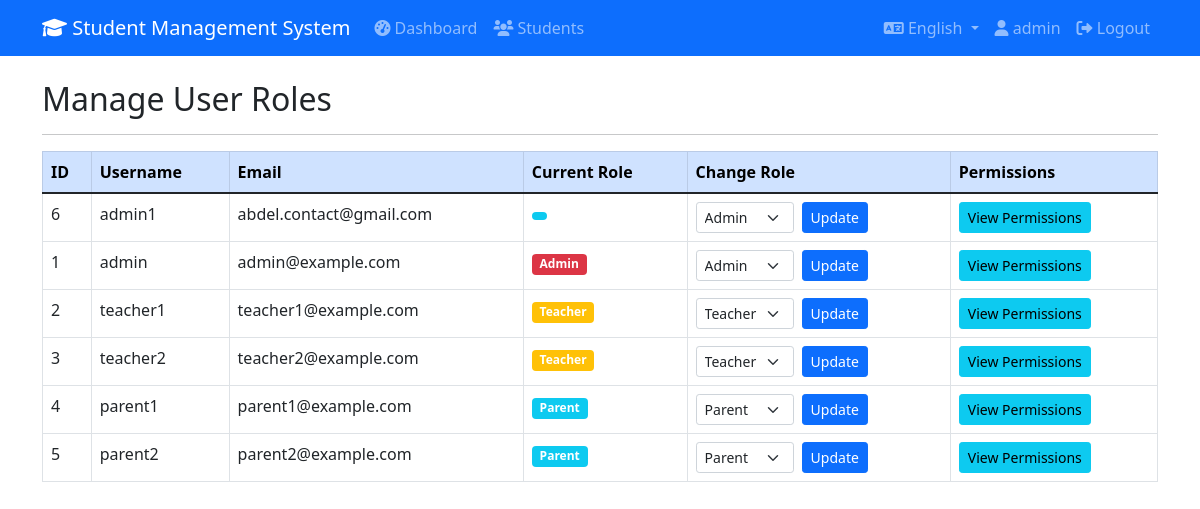
Screenshot of /admin/manage_roles.php (signed in) with the database file from the repository.
### tables this page shows
CREATE TABLE `users` (
  `id` int(11) NOT NULL,
  `username` varchar(50) NOT NULL,
  `email` varchar(100) NOT NULL,
  `password` varchar(255) NOT NULL,
  `role` enum('admin','teacher','student','parent') DEFAULT 'student',
  `profile_picture` varchar(255) DEFAULT NULL,
  `reset_token` varchar(64) DEFAULT NULL,
  `reset_expires` datetime DEFAULT NULL,
  `last_login` datetime DEFAULT NULL,
  `created_at` timestamp NOT NULL DEFAULT current_timestamp()
);

### config/config.php (called while the page is built, shortened)
<?php
require_once APP_ROOT . '/config/database.php';
$default_lang = 'en';
$current_lang = isset($_SESSION['lang']) ? $_SESSION['lang'] : $default_lang;
?>

### lang/en.php (called while the page is built)
<?php
$lang = [
    'signup' => 'Sign Up',
    'confirm_password' => 'Confirm Password',
    'already_have_account' => 'Already have an account?',
    'username_required' => 'Username is required',
    'email_required' => 'Email is required',
    'email_invalid' => 'Please enter a valid email address',
    'password_required' => 'Password is required',
    'password_min_length' => 'Password must be at least 6 characters',
    'password_mismatch' => 'Passwords do not match',
    'username_exists' => 'Username already exists',
    'email_exists' => 'Email already exists',
    'registration_success' => 'Registration successful! Please login.',
    'registration_failed' => 'Registration failed. Please try again.',
    'password_hint' => 'Minimum 6 characters',
    'dont_have_account' => "Don't have an account?",
    'login' => 'Login',
    'forgot_password' => 'Forgot Password?',
    'reset_password' => 'Reset Password',
    'view_all' => 'View All Students',
    'quick_actions' => 'Quick Actions',
    'export_excel' => 'Export to Excel',
    'export_pdf' => 'Export to PDF',
    'statistics' => 'Statistics',
    'new_this_month' => 'New This Month',
    'invalid_credentials' => 'Invalid username or password!',
    'welcome_back' => 'Welcome back, %s!',
];
?>

### app/models/User.php (called while the page is built, shortened)
<?php
require_once APP_ROOT . '/config/database.php';
class User {
    private $conn;
    private $table = 'users';
    public function __construct() {
        $database = new Database();
        $this->conn = $database->getConnection();
    }
    public function readAll() {
        $query = "SELECT * FROM " . $this->table . " ORDER BY created_at DESC";
        $stmt = $this->conn->prepare($query);
        $stmt->execute();
        return $stmt;
    }
}
?>

### config/database.php (called while the page is built, shortened)
<?php
class Database {
    private $host = "localhost";
    private $db_name = "student_management";
    private $username = "root";
    private $password = "";
    public function getConnection() {
        $this->conn = null;
        try {
            $this->conn = new PDO(
                "mysql:host=" . $this->host . ";dbname=" . $this->db_name,
                $this->username,
                $this->password
            );
            $this->conn->setAttribute(PDO::ATTR_ERRMODE, PDO::ERRMODE_EXCEPTION);
            $this->conn->exec("set names utf8");
        } catch(PDOException $e) {
            echo "Connection error: " . $e->getMessage();
        }
        return $this->conn;
    }
}
?>

### admin/manage_roles.php (the view, shortened to what this page needs)
<?php
require_once '../config/config.php';
require_once APP_ROOT . '/app/models/User.php';
$userModel = new User();
$users = $userModel->readAll();
?>
<?php include '../app/views/layout/header.php'; ?>
<?php include '../app/views/layout/navbar.php'; ?>
<div class="row">
    <div class="col-md-12">
        <h2>Manage User Roles</h2>
        <hr>
        <div class="table-responsive">
            <table class="table table-bordered">
                <thead class="table-primary">
                    <tr>
                        <th>ID</th>
                        <th>Username</th>
                        <th>Email</th>
                        <th>Current Role</th>
                        <th>Change Role</th>
                        <th>Permissions</th>
                    </tr>
                </thead>
                <tbody>
                    <?php while ($user = $users->fetch(PDO::FETCH_ASSOC)): ?>
                    <tr>
                        <td><?php echo $user['id']; ?></td>
                        <td><?php echo htmlspecialchars($user['username']); ?></td>
                        <td><?php echo htmlspecialchars($user['email']); ?></td>
                        <td>
                            <span class="badge bg-<?php
                                echo $user['role'] == 'admin' ? 'danger' :
                                    ($user['role'] == 'teacher' ? 'warning' : 'info');
                            ?>">
                                <?php echo ucfirst($user['role']); ?>
                            </span>
                        </td>
                        <td>
                            <form method="POST" class="d-flex">
                                <select name="role" class="form-select form-select-sm me-2" style="width: auto;">
                                    <option value="admin" <?php echo $user['role'] == 'admin' ? 'selected' : ''; ?>>Admin</option>
                                    <option value="teacher" <?php echo $user['role'] == 'teacher' ? 'selected' : ''; ?>>Teacher</option>
                                    <option value="parent" <?php echo $user['role'] == 'parent' ? 'selected' : ''; ?>>Parent</option>
                                </select>
                                <button type="submit" name="update_role" class="btn btn-sm btn-primary">Update</button>
                            </form>
                        </td>
                        <td>
                            <button type="button" class="btn btn-sm btn-info"
                                    onclick="showPermissions('<?php echo $user['role']; ?>')">
                                View Permissions
                            </button>
                        </td>
                    </tr>
                    <?php endwhile; ?>
                </tbody>
            </table>
        </div>
    </div>
</div>
<?php include '../app/views/layout/footer.php'; ?>

### app/views/layout/header.php (shortened to what this page needs)
<!DOCTYPE html>
<html lang="<?php echo $current_lang ?? 'en'; ?>" dir="<?php echo ($current_lang ?? 'en') == 'ar' ? 'rtl' : 'ltr'; ?>">
<head>
    <link href="https://cdn.jsdelivr.net/npm/bootstrap@5.1.3/dist/css/bootstrap.min.css" rel="stylesheet">
    <link rel="stylesheet" href="https://cdnjs.cloudflare.com/ajax/libs/font-awesome/6.0.0/css/all.min.css">
</head>
<body>

### app/views/layout/navbar.php (shortened to what this page needs)
<nav class="navbar navbar-expand-lg navbar-dark bg-primary">
    <div class="container">
        <a class="navbar-brand" href="<?php echo APP_URL; ?>/index.php">
    <i class="fas fa-graduation-cap"></i>
    <?php echo $lang['app_name'] ?? 'Student Management System'; ?>
</a>
        <div class="collapse navbar-collapse" id="navbarNav">
            <ul class="navbar-nav me-auto">
                <?php if(isset($_SESSION['user_id'])): ?>
                <li class="nav-item">
                    <a class="nav-link" href="<?php echo APP_URL; ?>/app/views/dashboard/index.php">
                        <i class="fas fa-tachometer-alt"></i> <?php echo $lang['dashboard'] ?? 'Dashboard'; ?>
                    </a>
                </li>
                <li class="nav-item">
                    <a class="nav-link" href="<?php echo APP_URL; ?>/app/views/students/index.php">
                        <i class="fas fa-users"></i> <?php echo $lang['students'] ?? 'Students'; ?>
                    </a>
                </li>
                <?php endif; ?>
            </ul>
            <ul class="navbar-nav">
                <li class="nav-item dropdown">
                    <a class="nav-link dropdown-toggle" href="#" id="languageDropdown" role="button" data-bs-toggle="dropdown">
                        <i class="fas fa-language"></i> <?php echo ($current_lang ?? 'en') == 'ar' ? 'العربية' : 'English'; ?>
                    </a>
                </li>
                <?php if(isset($_SESSION['user_id'])): ?>
                <li class="nav-item">
                    <span class="nav-link">
                        <i class="fas fa-user"></i> <?php echo $_SESSION['username'] ?? 'User'; ?>
                    </span>
                </li>
                <li class="nav-item">
                    <a class="nav-link" href="<?php echo APP_URL; ?>/logout.php">
                        <i class="fas fa-sign-out-alt"></i> <?php echo $lang['logout'] ?? 'Logout'; ?>
                    </a>
                </li>
                <?php endif; ?>
            </ul>
        </div>
    </div>
</nav>
<div class="container mt-4">

### app/views/layout/footer.php (shortened to what this page needs)
</div>
</body>
</html>

### rows the page displays
users: id "6", username "admin1", email "abdel.contact@gmail.com"
users: id "1", username "admin", email "admin@example.com", role "Admin"
users: id "2", username "teacher1", email "teacher1@example.com", role "Teacher"
users: id "3", username "teacher2", email "teacher2@example.com", role "Teacher"
users: id "4", username "parent1", email "parent1@example.com", role "Parent"
users: id "5", username "parent2", email "parent2@example.com", role "Parent"

### other values shown
$lang['app_name'] "Student Management System"
$lang['dashboard'] "Dashboard"
$lang['students'] "Students"
$_SESSION['username'] "admin"
$lang['logout'] "Logout"
